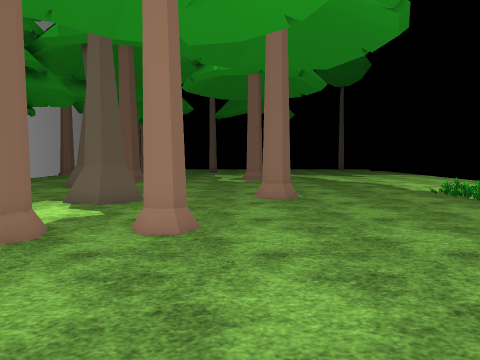
View 1 (above)

24 first-person views from a walk through a Unity game level. The camera is 1.3 m above the floor, tilts 4° down and sees 70° across. The floor is counted in squares, 1 m on a side. Each view is taken from the middle of a square. On the plan, view 1 faces up. The plan holds only what a view shows up to about 15 squares ahead; the rest is blank. The place goes on beyond the plan. The terrain is drawn as flat ground. The player is left out. Some animated figures are not drawn. Some surface patterns are stand-ins.

View 2
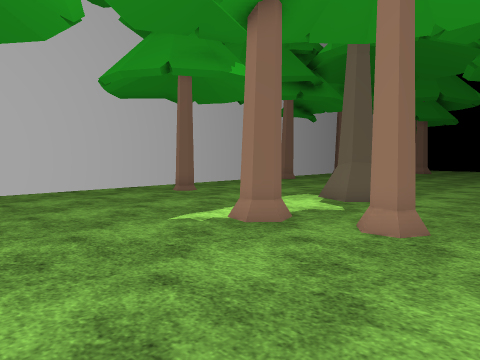

View 3
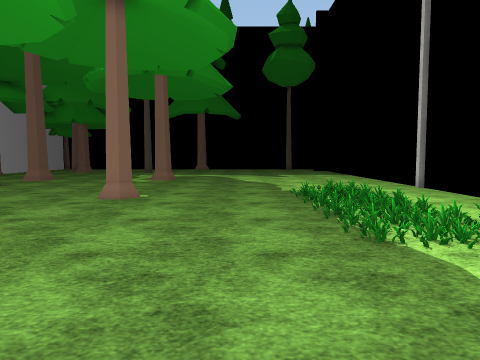

View 4
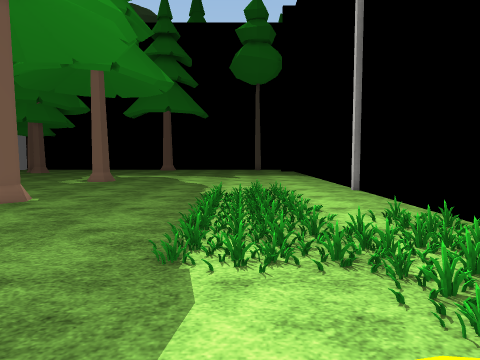

View 5
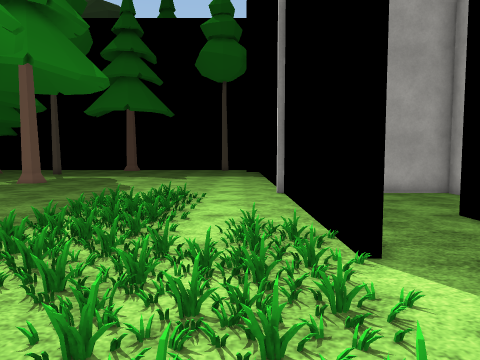

View 6
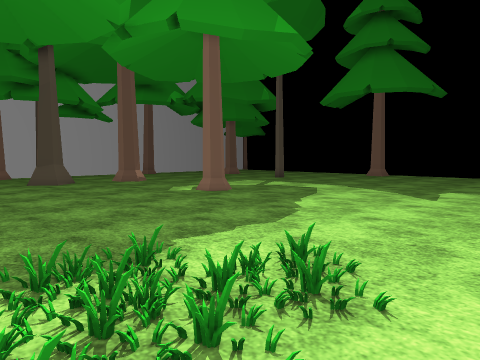

View 7
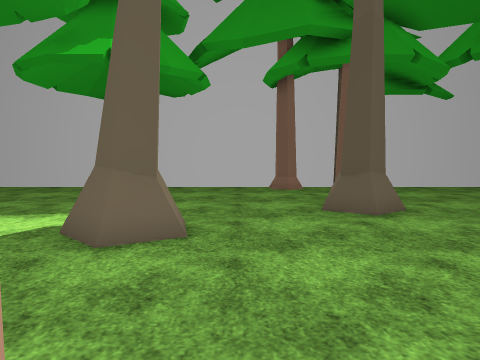

View 8
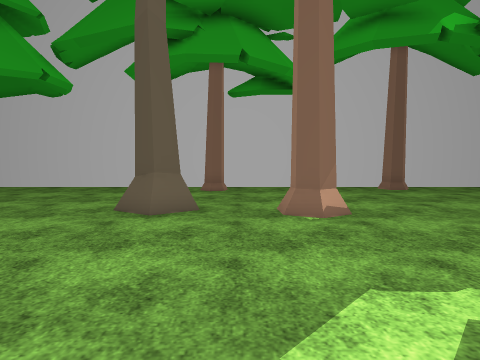

View 9
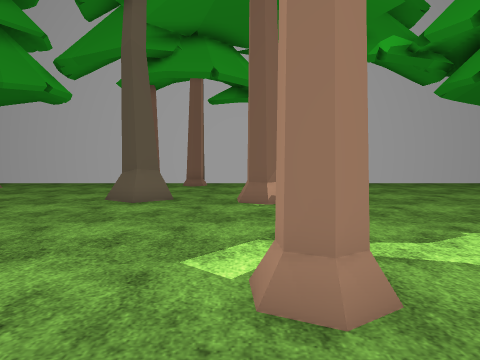

View 10
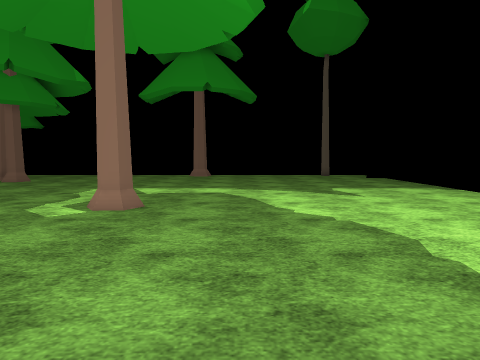

View 11
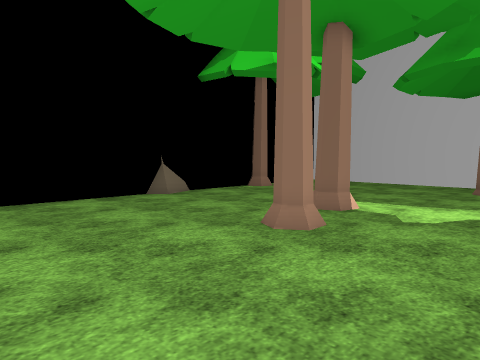

View 12
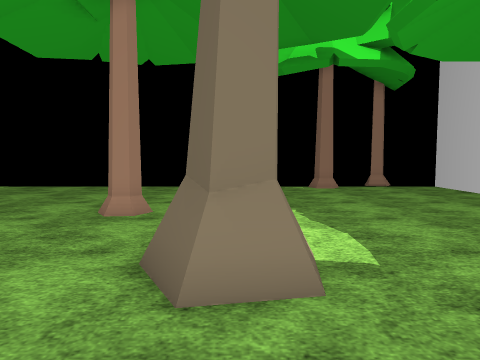

View 13
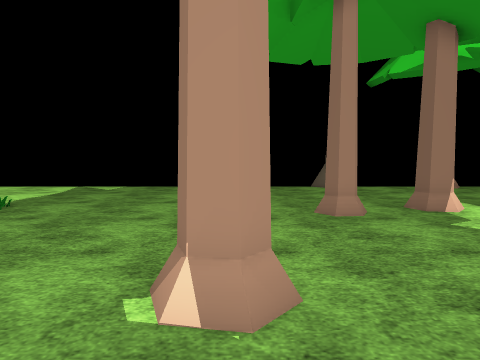

View 14
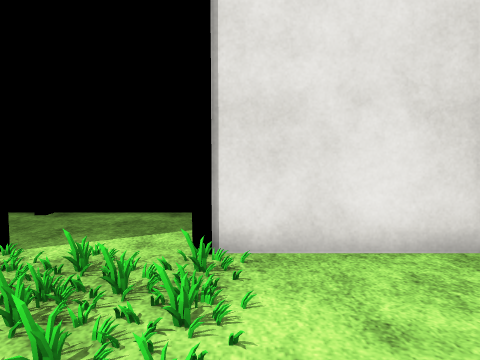

View 15
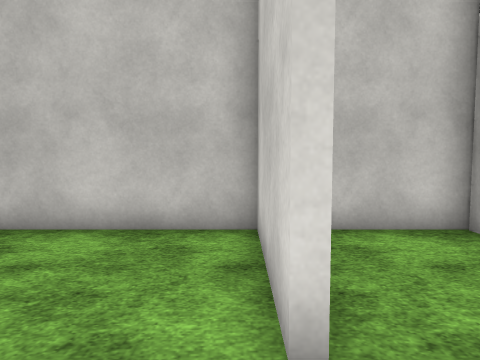

View 16
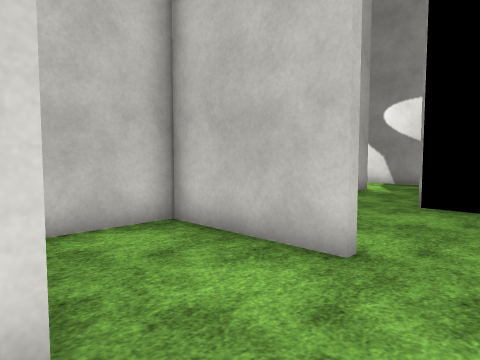

View 17
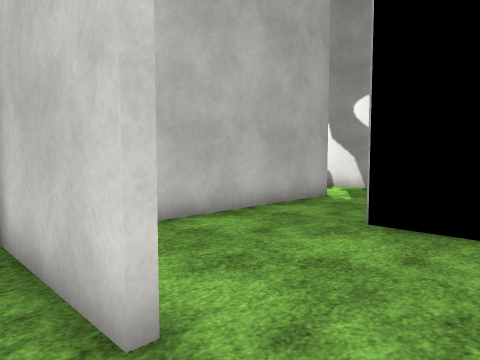

View 18
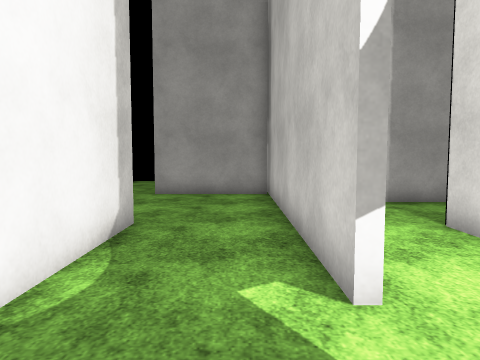

View 19
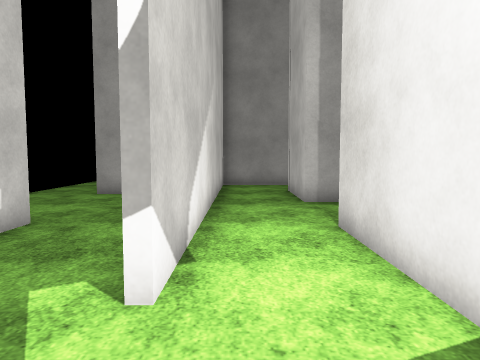

View 20
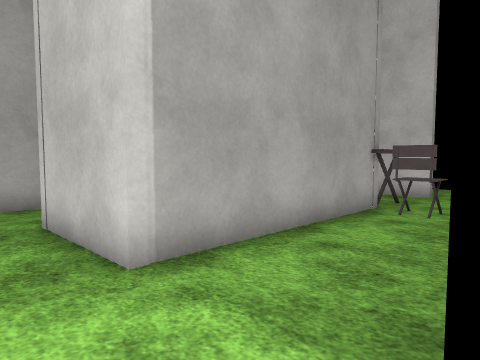

View 21
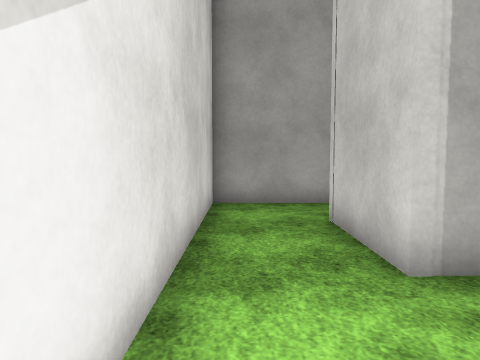

View 22
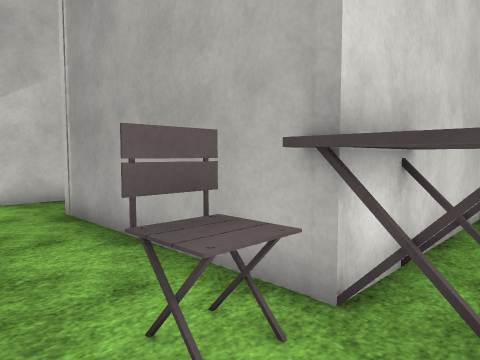

View 23
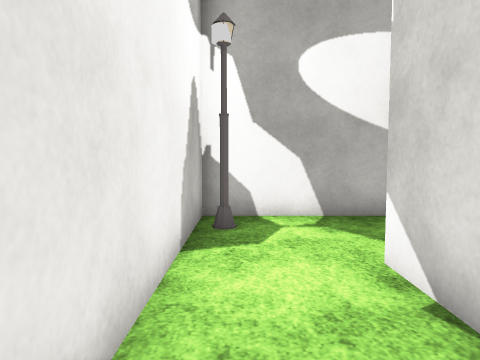

View 24
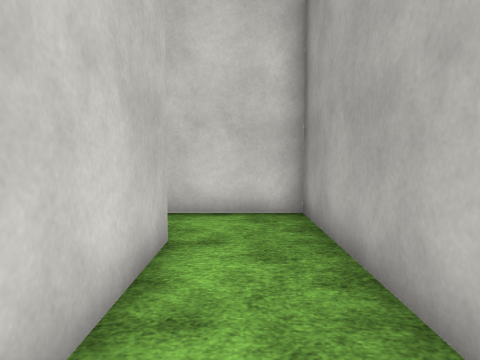

### Floor plan
Points are (right, up) in squares from view 1. A wall is a line through its corners. A room is listed if a view was taken in it or the views show most of it. See-through windows are left out.
Room 1 (views 1, 2, 3, 4, 5, 6, 7, 8, 9, 10, 11, 12, 13, 14)
walls: (12.5, 14.6) (12.5, 15.1); (-2.5, -0.6) (-1.6, -0.6); (-7.2, -0.6) (-6.4, -0.6); (12.5, -0.2) (12.5, 3.4); (-12.3, 25.5) (-12.3, -0.6)
ways out: opening at (15, 10.7) to room 2
objects: other object (-12, 14); other object (-12, 16); other object (-12, 23) to (-11, 23); other object (-11, 16); other object (-10, 8); other object (-8, 0) to (-7, 0); other object (-7, 14) to (-6, 16); other object (-6, 18) to (-6, 19); other object (-5, 9) to (-3, 11); other object (-4, 5) to (-4, 6); other object (-2, 6) to (-1, 6); other object (0, 18) to (1, 19); other object (1, 11) to (2, 11); other object (7, 5); other object (7, 6); other object (7, 7); other object (7, 8); other object (7, 9); other object (7, 10); other object (7, 11); other object (7, 12); other object (8, 5); other object (8, 7); other object (8, 8); other object (8, 9); other object (8, 10); other object (8, 11); other object (8, 12); other object (8, 13); other object (9, 5); other object (9, 6); other object (9, 7); other object (9, 8); other object (9, 9); other object (9, 10); other object (9, 11); other object (9, 12); other object (9, 13); other object (10, 3); other object (10, 4); other object (10, 5); other object (10, 6); other object (10, 7); other object (11, 3); other object (11, 4); other object (11, 5); other object (11, 6); other object (11, 7); other object (11, 8); other object (12, 3); other object (12, 5); other object (12, 6); other object (12, 7)
Room 2 (views 15, 16)
walls: (18.3, 10) (18.3, 14.2); (18.4, 14) (13.8, 14)
ways out: opening at (15, 10.7) to room 1; opening at (19, 8.5) to room 3
Room 3 (views 17, 18, 19, 20, 21, 22, 23, 24)
walls: (27.4, 10.9) (31.2, 10.9); (31.1, 14) (22.3, 14) (22.3, 10); (22, 10) (22, 14) (19.5, 14); (18.3, 14.2) (31.1, 14.2); (34.4, 14.9) (34.4, 16.8) (27.5, 16.8); (24.4, 23.6) (24.4, 16.8) (21.1, 16.8) (21.1, 20.5); (18.6, 20.1) (18.6, 14.2)
ways out: opening at (19, 8.5) to room 2
objects: other object (23, 24) to (24, 25); other object (25, 23) to (26, 23); other object (33, 16)

Positions as (right, up) in squares from view 1, and headings:
1: (0, 0), facing up
2: (1, 0), facing up-left
3: (5, 0), facing up
4: (8, 1), facing up
5: (11, 2), facing up
6: (11, 10), facing up-left
7: (2, 12), facing left
8: (2, 17), facing left
9: (4, 18), facing left
10: (4, 10), facing up
11: (4, 10), facing down-left
12: (-4, 14), facing down
13: (1, 14), facing down
14: (8, 3), facing right
15: (18, 8), facing up
16: (18, 8), facing up-right
17: (21, 8), facing up-right
18: (34, 13), facing left
19: (34, 15), facing left
20: (28, 15), facing up-left
21: (28, 15), facing left
22: (27, 25), facing down-left
23: (27, 16), facing right
24: (20, 22), facing down
